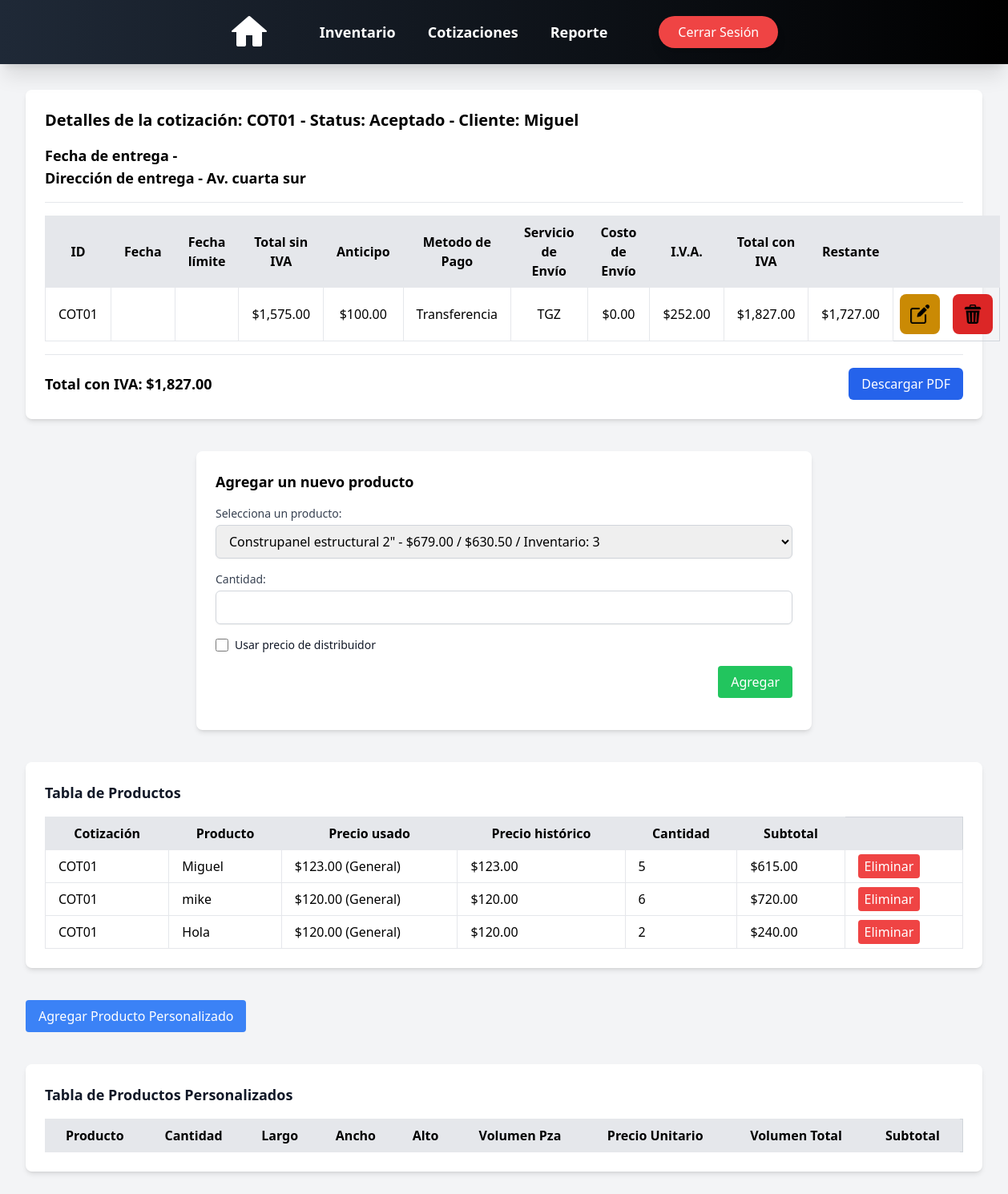
The app's page /quotes/details/COT01/ (signed in) with its own data.
### cotizaciones/models.py (models this page shows, shortened)
class Cotizaciones(models.Model):
    id = models.CharField(max_length=10, primary_key=True, unique=True, blank=False, null=False)
    cliente = models.CharField(max_length=50, blank=False, null=True)
    telefono = models.IntegerField(blank=False, null=True)
    fecha = models.DateField(auto_now=False, auto_now_add=False)
    fecha_propuesta = models.DateField(auto_now=False, auto_now_add=False)
    fecha_entrega = models.DateField(auto_now=False, auto_now_add=False, null=True, blank=True)
    direccion_entrega = models.CharField(max_length=50, default='Pendiente')
    servicio_envio = models.CharField(max_length=100, default="TGZ")
    costo_envio = models.DecimalField(max_digits=10, decimal_places=2, blank=False, null=True, default=0)
    total = models.DecimalField(max_digits=10, decimal_places=2, default=0.0)  # Total sin IVA
    total_Civa = models.DecimalField(max_digits=10, decimal_places=2, default=0.0)
    status = models.CharField(max_length=20, blank=False, null=False, default='Pendiente')
    anticipo = models.DecimalField(max_digits=10, decimal_places=2, default=0.0)
    restante = models.DecimalField(max_digits=10, decimal_places=2, default=0.0)
    metodo_pago = models.CharField(max_length=20, null=False, default='No')
    iva = models.DecimalField(max_digits=10, decimal_places=2, default=0.0)
    def __str__(self):
        return str(self.id)

class CotizacionProduct(models.Model):
    cotizacion_id = models.ForeignKey(Cotizaciones, on_delete=models.CASCADE, related_name='cotizaciones')
    product_id = models.ForeignKey(Product, on_delete=models.CASCADE)
    cantidad = models.IntegerField(default=1)
    phistorico = models.DecimalField(max_digits=10, decimal_places=2, default=0.0)
    subtotal = models.DecimalField(max_digits=10, decimal_places=2, default=0.0)
    usar_precio_distribuidor = models.BooleanField(default=False)

### products/models.py (models this page shows, shortened)
class Product(models.Model):
    nombre = models.CharField(max_length=50, blank=True, null=False)
    descripcion = models.CharField(max_length=100, blank=True, null=False)
    categoria = models.CharField(max_length=50, blank=True, null=False)
    largo = models.DecimalField(max_digits=5, decimal_places=2, blank=True, null=True, default=0)
    ancho = models.DecimalField(max_digits=5, decimal_places=2, blank=True, null=True, default=0)
    alto = models.DecimalField(max_digits=5, decimal_places=2, blank=True, null=True, default=0)
    volumen = models.FloatField(blank=True, null=True, default=0)
    volumen_total = models.FloatField(blank=True, null=True, default=0)
    unidad = models.CharField(max_length=50, blank=True, null=False)
    inventario = models.IntegerField(blank=True, null=True)
    precio_general = models.DecimalField(max_digits=10, decimal_places=2, blank=True, null=False)
    precio_distribuidor = models.DecimalField(max_digits=10, decimal_places=2, blank=True, null=True)
    otro = BooleanField(default=False)
    imagen = models.ImageField(upload_to='images_products/', blank=True, null=True)
    thumbnail = models.ImageField(upload_to='thumbs', blank=True, null=True, editable=True)

### cotizaciones/views.py (the view)
# urls.py: path('details/<str:id>/', details_view, name='details'),
def details_view(request, id):
    cotizacion = get_object_or_404(Cotizaciones, id=id)
    cotProduct = CotizacionProduct.objects.filter(cotizacion_id=cotizacion)
    productNormal = cotProduct.filter(product_id__otro=False)
    productPersonalizado = cotProduct.filter(product_id__otro=True)
    products = Product.objects.filter(otro=False)
    def formatear_fecha(fecha):
        if fecha:  # Verifica que la fecha no sea None
            if isinstance(fecha, datetime):
                return format_date(fecha, format="EEEE d 'de' MMMM 'del' y", locale='es')
            else:
                return format_date(datetime(fecha.year, fecha.month, fecha.day), format="EEEE d 'de' MMMM 'del' y",
                                   locale='es')
        return None
    def formato_moneda(valor):
        return "{:,.2f}".format(valor)
    cotizacion.fecha = formatear_fecha(cotizacion.fecha)
    cotizacion.fecha_propuesta = formatear_fecha(cotizacion.fecha_propuesta)
    cotizacion.fecha_entrega = formatear_fecha(cotizacion.fecha_entrega)
    cotizacion.costo_envio = formato_moneda(cotizacion.costo_envio)
    cotizacion.total = formato_moneda(cotizacion.total)
    cotizacion.total_Civa = formato_moneda(cotizacion.total_Civa)
    cotizacion.anticipo = formato_moneda(cotizacion.anticipo)
    cotizacion.restante = formato_moneda(cotizacion.restante)
    cotizacion.iva = formato_moneda(cotizacion.iva)
    qr_image = generate_qr(cotizacion.direccion_entrega)
    context = {
        'cotizaciones': cotizacion,
        'cotProduct': productNormal,
        'productOtro': productPersonalizado,
        'products': products,
        'qr_image': qr_image,
    }
    return render(request, 'quotes/details.html', context)

### cotizaciones/templatetags/custom_filters.py (called while the page is built)
@register.filter(name='moneda')
def moneda(value):
    if isinstance(value, Decimal):
        return "{:,.2f}".format(value)
    return value

### cotizaciones/views.py (called while the page is built)
def generate_qr(direccion):
    qr = qrcode.make(direccion)
    qr_image = BytesIO()
    qr.save(qr_image, format='PNG')
    qr_image.seek(0)
    return qr_image

### users/context_processors.py (called while the page is built)
def empleado_context(request):
    if request.user.is_authenticated:
        empleado = request.user.groups.filter(name='Empleado').exists()
    else:
        empleado = False  # Si no está autenticado, no es parte del grupo
    return {'empleado': empleado}

### templates/quotes/details.html (shortened to what this page needs)
{% load static %}
<!DOCTYPE html>
<html lang="es">
<head>
    <link rel="stylesheet" href="https://cdn.jsdelivr.net/npm/choices.js/public/assets/styles/choices.min.css">
    <script src="https://cdn.tailwindcss.com"></script>
</head>
<body class="bg-gray-100 p-8">
    {% include 'nav_bar.html' %}
    {% if request.user.is_authenticated %}
        <div class="animate__animated animate__fadeIn">
        {% include 'quotes/quote_details.html' %}
        {% include 'quotes/add_product_form.html' %}
        {% include 'quotes/products_table.html' %}
        {% include 'quotes/custom_product_form.html' %}
        {% include 'quotes/custom_products_table.html' %}
    {% else %}
        <div class="flex flex-col items-center justify-center min-h-screen text-center">
            <h2 class="text-2xl font-semibold text-gray-700">No está autenticado</h2>
            <a href="{% url 'login' %}" class="mt-4 bg-blue-600 text-white px-4 py-2 rounded-lg hover:bg-blue-700 transition">Iniciar sesión</a>
        </div>
    {% endif %}
    </div>
</body>
</html>

### templates/quotes/quote_details.html (shortened to what this page needs)
{% load static %}
<div class="bg-white p-6 rounded-lg shadow-md mt-20">
    <h1 class="text-xl font-bold mb-4">Detalles de la cotización: {{ cotizaciones.id }} - Status: {{ cotizaciones.status }} - Cliente: {{ cotizaciones.cliente }}</h1>
    {% if cotizaciones.fecha_entrega != None %}
        <p class="text-lg font-semibold">Fecha de entrega - {{ cotizaciones.fecha_entrega }}</p>
    {% endif %}
    {% if cotizaciones.direccion_entrega != "Pendiente" %}
        <p class="text-lg font-semibold">Dirección de entrega - {{ cotizaciones.direccion_entrega }}</p>
    {% endif %}
     <hr class="my-4">
    <table class="w-full border-collapse border border-gray-300">
        <thead>
        <tr class="bg-gray-200">
            <th class="border px-4 py-2">ID</th>
            <th class="border px-4 py-2">Fecha</th>
            <th class="border px-4 py-2">Fecha límite</th>
            <th class="border px-4 py-2">Total sin IVA</th>
            <th class="border px-4 py-2">Anticipo</th>
            <th class="border px-4 py-2">Metodo de Pago</th>
            <th class="border px-4 py-2">Servicio de Envío</th>
            <th class="border px-4 py-2">Costo de Envío</th>
            <th class="border px-4 py-2">I.V.A.</th>
            <th class="border px-4 py-2">Total con IVA</th>
            <th class="border px-4 py-2">Restante</th>
            <th class="border px-4 py-2"></th>
            <th class="border px-4 py-2"></th>
        </tr>
        </thead>
        <tbody>
        <tr class="text-center">
            <td class="border px-4 py-2">{{ cotizaciones.id }}</td>
            <td class="border px-4 py-2">{{ cotizaciones.fecha }}</td>
            <td class="border px-4 py-2">{{ cotizaciones.fecha_propuesta }}</td>
            <td class="border px-4 py-2">${{ cotizaciones.total }}</td>
            <td class="border px-4 py-2">${{ cotizaciones.anticipo }}</td>
            <td class="border px-4 py-2">{{ cotizaciones.metodo_pago }}</td>
            <td class="border px-4 py-2">{{ cotizaciones.servicio_envio }}</td>
            <td class="border px-4 py-2">${{ cotizaciones.costo_envio }}</td>
            <td class="border px-4 py-2">${{ cotizaciones.iva }}</td>
            <td class="border px-4 py-2">${{ cotizaciones.total_Civa }}</td>
            <td class="border px-4 py-2">${{ cotizaciones.restante }}</td>
            <td class="px-2 py-2">
                <a href="{% url 'update_quote' cotizaciones.id %}" class="p-2 rounded-lg bg-yellow-600 hover:bg-yellow-700 transition flex items-center justify-center" style="width: 50px; height: 50px;">
                    <img src="{% static 'img/editar.png' %}" alt="editar" class="w-6 h-6">
                </a>
            </td>
            <td class="px-2 py-2">
                <a href="{% url 'delete_quote' cotizaciones.id %}" class="p-2 rounded-lg bg-red-600 hover:bg-red-700 transition flex items-center justify-center" style="width: 50px; height: 50px;">
                    <img src="{% static 'img/basura.png' %}" alt="eliminar" class="w-6 h-6">
                </a>
            </td>
        </tr>
        </tbody>
    </table>
    <hr class="my-4">
   <div class="flex justify-between items-center mt-4">
        <p class="text-lg font-semibold">Total con IVA: <span id="total_con_iva">${{ cotizaciones.total_Civa }}</span></p>
        <a href="{% url 'generate_quote_pdf' cotizaciones.id %}"
        class="bg-blue-600 text-white px-4 py-2 rounded-md hover:bg-blue-700 transition">Descargar PDF</a>
    </div>
</div>

### templates/quotes/products_table.html
{% load custom_filters %}
<div class="bg-white p-6 rounded-lg shadow-md mt-10">
    <h2 class="text-lg font-semibold text-gray-900 mb-4">Tabla de Productos</h2>
    <table id="tabla-productos" class="w-full border-collapse border border-gray-300">
        <thead>
            <tr class="bg-gray-200">
                <th class="border px-4 py-2">Cotización</th>
                <th class="border px-4 py-2">Producto</th>
                <th class="border px-4 py-2">Precio usado</th>
                <th class="border px-4 py-2">Precio histórico</th>
                <th class="border px-4 py-2">Cantidad</th>
                <th class="border px-4 py-2">Subtotal</th>
                <th></th>
            </tr>
        </thead>
        <tbody>
            {% for cotizacionPro in cotProduct %}
            <tr>
                <td class="border px-4 py-2">{{ cotizacionPro.cotizacion_id }}</td>
                <td class="border px-4 py-2">{{ cotizacionPro.product_id.nombre }}</td>
                <td class="border px-4 py-2">
                    {% if cotizacionPro.usar_precio_distribuidor %}
                        ${{ cotizacionPro.product_id.precio_distribuidor }} (Distribuidor)
                    {% else %}
                        ${{ cotizacionPro.product_id.precio_general }} (General)
                    {% endif %}
                </td>
                <td class="border px-4 py-2">${{ cotizacionPro.phistorico }}</td>
                <td class="border px-4 py-2">{{ cotizacionPro.cantidad }}</td>
                <td class="border px-4 py-2">${{ cotizacionPro.subtotal|moneda }}</td>
                <td class="border px-4 py-2">
                    <a href="{% url 'delete_product_from_quote' cotizacionPro.id %}" class="bg-red-500 text-white px-2 py-1 rounded delete-product">Eliminar</a>
                </td>
            </tr>
            {% endfor %}
        </tbody>
    </table>
</div>

### records on screen
Cotizaciones: id "COT01", status "Aceptado", cliente "Miguel", direccion_entrega "Av. cuarta sur", total "1,575.00", anticipo "100.00", metodo_pago "Transferencia", servicio_envio "TGZ", costo_envio "0.00", iva "252.00", total_Civa "1,827.00", restante "1,727.00"
CotizacionProduct: cotizacion_id "COT01", product_id.nombre "Miguel", product_id.precio_general "123.00", phistorico "123.00", cantidad "5", subtotal|moneda "615.00"
CotizacionProduct: cotizacion_id "COT01", product_id.nombre "mike", product_id.precio_general "120.00", phistorico "120.00", cantidad "6", subtotal|moneda "720.00"
CotizacionProduct: cotizacion_id "COT01", product_id.nombre "Hola", product_id.precio_general "120.00", phistorico "120.00", cantidad "2", subtotal|moneda "240.00"

### other values on screen
form field producto "Construpanel estructural 2\" - $679.00 / $630.50 / Inventario: 3"
